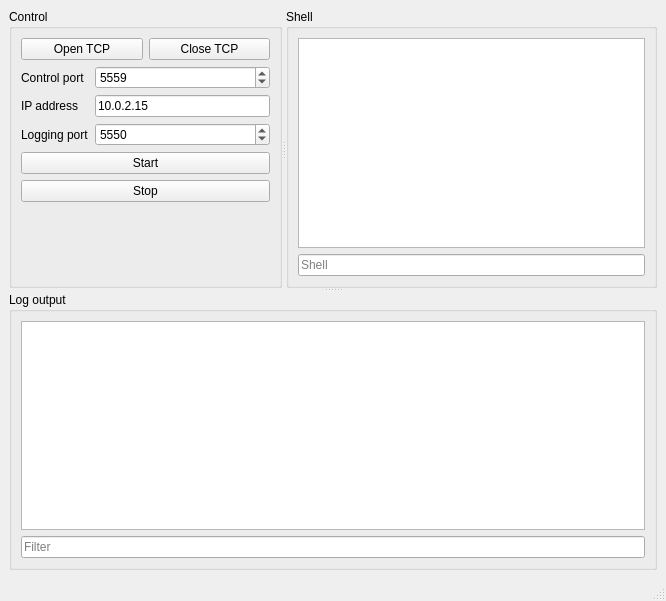
<?xml version="1.0" encoding="UTF-8"?>
<ui version="4.0">
 <class>MainWindow</class>
 <widget class="QMainWindow" name="MainWindow">
  <property name="geometry">
   <rect>
    <x>0</x>
    <y>0</y>
    <width>666</width>
    <height>601</height>
   </rect>
  </property>
  <property name="windowTitle">
   <string>Home automation logging</string>
  </property>
  <widget class="QWidget" name="centralwidget">
   <layout class="QVBoxLayout" name="verticalLayout">
    <item>
     <widget class="QSplitter" name="splitter_2">
      <property name="orientation">
       <enum>Qt::Vertical</enum>
      </property>
      <widget class="QSplitter" name="splitter">
       <property name="orientation">
        <enum>Qt::Horizontal</enum>
       </property>
       <widget class="QGroupBox" name="groupBox">
        <property name="title">
         <string>Control</string>
        </property>
        <layout class="QVBoxLayout" name="verticalLayout_2">
         <item>
          <layout class="QHBoxLayout" name="horizontalLayout">
           <item>
            <widget class="QPushButton" name="buttonOpen">
             <property name="text">
              <string>Open TCP</string>
             </property>
            </widget>
           </item>
           <item>
            <widget class="QPushButton" name="buttonClose">
             <property name="text">
              <string>Close TCP</string>
             </property>
            </widget>
           </item>
          </layout>
         </item>
         <item>
          <layout class="QFormLayout" name="formLayout">
           <property name="fieldGrowthPolicy">
            <enum>QFormLayout::AllNonFixedFieldsGrow</enum>
           </property>
           <item row="0" column="0">
            <widget class="QLabel" name="label_4">
             <property name="text">
              <string>Control port</string>
             </property>
            </widget>
           </item>
           <item row="0" column="1">
            <widget class="QSpinBox" name="spinControl">
             <property name="maximum">
              <number>10000</number>
             </property>
             <property name="value">
              <number>5559</number>
             </property>
            </widget>
           </item>
           <item row="1" column="0">
            <widget class="QLabel" name="label_5">
             <property name="text">
              <string>IP address</string>
             </property>
            </widget>
           </item>
           <item row="1" column="1">
            <widget class="QLineEdit" name="editIP">
             <property name="text">
              <string>10.0.2.15</string>
             </property>
            </widget>
           </item>
           <item row="4" column="0">
            <widget class="QLabel" name="label_2">
             <property name="text">
              <string>Logging port</string>
             </property>
            </widget>
           </item>
           <item row="4" column="1">
            <widget class="QSpinBox" name="spinPort">
             <property name="minimum">
              <number>5000</number>
             </property>
             <property name="maximum">
              <number>10000</number>
             </property>
             <property name="value">
              <number>5550</number>
             </property>
            </widget>
           </item>
           <item row="6" column="0" colspan="2">
            <widget class="QPushButton" name="buttonStart">
             <property name="text">
              <string>Start</string>
             </property>
            </widget>
           </item>
           <item row="7" column="0" colspan="2">
            <widget class="QPushButton" name="buttonStop">
             <property name="text">
              <string>Stop</string>
             </property>
            </widget>
           </item>
          </layout>
         </item>
        </layout>
       </widget>
       <widget class="QGroupBox" name="groupBox_2">
        <property name="title">
         <string>Shell</string>
        </property>
        <layout class="QVBoxLayout" name="verticalLayout_3">
         <item>
          <widget class="QPlainTextEdit" name="plainReturn">
           <property name="readOnly">
            <bool>true</bool>
           </property>
          </widget>
         </item>
         <item>
          <widget class="QLineEdit" name="editShell">
           <property name="placeholderText">
            <string>Shell</string>
           </property>
          </widget>
         </item>
        </layout>
       </widget>
      </widget>
      <widget class="QGroupBox" name="groupBox_3">
       <property name="sizePolicy">
        <sizepolicy hsizetype="Preferred" vsizetype="Preferred">
         <horstretch>0</horstretch>
         <verstretch>0</verstretch>
        </sizepolicy>
       </property>
       <property name="title">
        <string>Log output</string>
       </property>
       <layout class="QVBoxLayout" name="verticalLayout_4">
        <item>
         <widget class="QPlainTextEdit" name="plainOutput">
          <property name="readOnly">
           <bool>true</bool>
          </property>
         </widget>
        </item>
        <item>
         <widget class="QLineEdit" name="editFilter">
          <property name="placeholderText">
           <string>Filter</string>
          </property>
         </widget>
        </item>
       </layout>
      </widget>
     </widget>
    </item>
   </layout>
  </widget>
  <widget class="QStatusBar" name="statusbar"/>
 </widget>
 <resources/>
 <connections/>
</ui>
